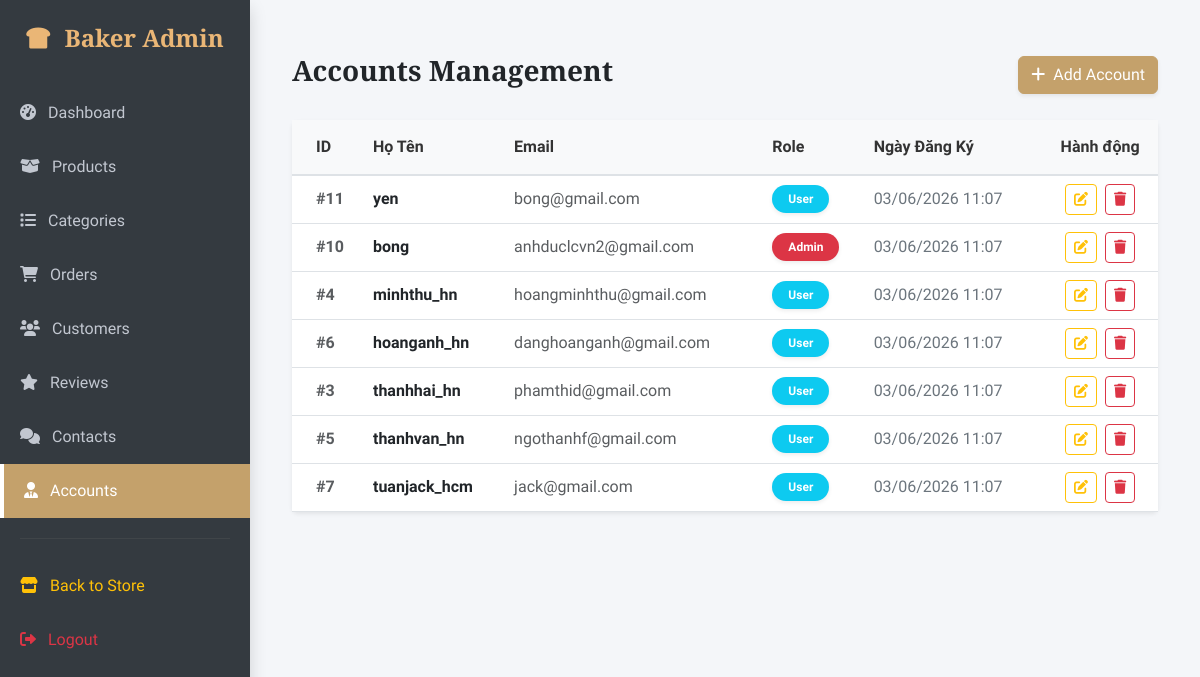
/admin/index.php?page=accounts (signed in), run on an earlier commit of the app's database.
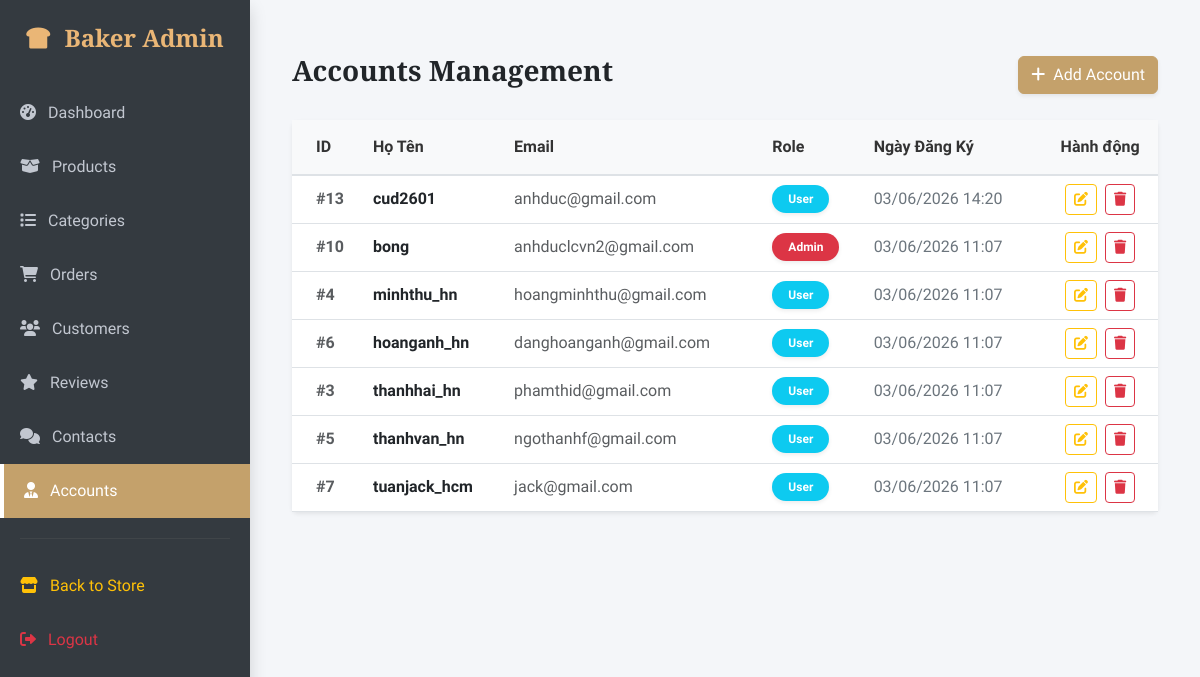
And on a later commit of the database.
### tables this page shows
CREATE TABLE `accounts` (
  `username` varchar(50) NOT NULL,
  `password` varchar(255) NOT NULL,
  `customer_id` int(11) DEFAULT NULL,
  `role` enum('Admin','User') DEFAULT 'User',
  `created_at` timestamp NOT NULL DEFAULT current_timestamp()
);

CREATE TABLE `customers` (
  `customer_id` int(11) NOT NULL,
  `full_name` varchar(100) NOT NULL,
  `address` text DEFAULT NULL,
  `phone_number` varchar(15) DEFAULT NULL,
  `email` varchar(100) DEFAULT NULL
);

### app/controllers/AdminAccountController.php (called while the page is built, shortened)
<?php
class AdminAccountController {
    private $db;
    public function __construct($db) { $this->db = $db; }
public function index() {
    $sql = "SELECT a.*, c.email
            FROM accounts a
            LEFT JOIN customers c ON a.customer_id = c.customer_id
            ORDER BY a.created_at DESC";
    $accounts_data = mysqli_query($this->db, $sql);
    require_once 'views/accounts.php';
}
}

### admin/views/accounts.php (the view)
<div class="container-fluid py-4">
    <div class="d-flex justify-content-between align-items-center mb-4">
        <h3 class="fw-bold text-dark">Accounts Management</h3>
        <a href="index.php?page=add_account" class="btn btn-primary shadow-sm"><i class="fas fa-plus me-2"></i>Add Account</a>
    </div>
    <div class="card border-0 shadow-sm">
        <div class="card-body p-0">
            <div class="table-responsive">
                <table class="table table-hover align-middle mb-0">
                    <thead class="table-light">
                        <tr>
                            <th class="ps-4 py-3">ID</th>
                            <th class="py-3">Họ Tên</th>
                            <th class="py-3">Email</th>
                            <th class="py-3">Role</th>
                            <th class="py-3">Ngày Đăng Ký</th>
                            <th class="py-3 text-center">Hành động</th> </tr>
                    </thead>
                    <tbody>
                        <?php while ($row = mysqli_fetch_assoc($accounts_data)):
                            $role_color = ['Admin' => 'bg-danger', 'staff' => 'bg-warning text-dark', 'User' => 'bg-info text-white'];
                            $badge_class = $role_color[$row['role']] ?? 'bg-secondary';
                        ?>
                        <tr>
                            <td class="ps-4 text-muted fw-bold">#<?php echo $row['customer_id']; ?></td>
                            <td class="fw-bold text-dark"><?php echo htmlspecialchars($row['username']); ?></td>
                            <td class="text-muted"><?php echo $row['email'] ?? '<em class="small text-danger">Chưa cập nhật</em>'; ?></td>
                            <td>
                                <span class="badge <?php echo $badge_class; ?> px-3 py-2 rounded-pill shadow-sm">
                                    <?php echo ucfirst($row['role']); ?>
                                </span>
                            </td>
                            <td class="text-secondary"><?php echo date('d/m/Y H:i', strtotime($row['created_at'])); ?></td>
                            <td class="text-center">
                                <a href="index.php?page=edit_account&id=<?php echo $row['customer_id']; ?>" class="btn btn-sm btn-outline-warning me-1"><i class="fas fa-edit"></i></a>
                                <a href="index.php?page=accounts&action=delete&id=<?php echo $row['customer_id']; ?>" class="btn btn-sm btn-outline-danger" onclick="return confirm('Bạn chắc chắn muốn xóa tài khoản này?');"><i class="fas fa-trash"></i></a>
                            </td>
                        </tr>
                        <?php endwhile; ?>
                    </tbody>
                </table>
            </div>
        </div>
    </div>
</div>

### admin/index.php (shortened to what this page needs)
<?php
$db = Database::getInstance();
$page = isset($_GET['page']) ? $_GET['page'] : 'dashboard';
?>
<!DOCTYPE html>
<html lang="en">
<head>
    <link href="https://cdn.jsdelivr.net/npm/bootstrap@5.3.0/dist/css/bootstrap.min.css" rel="stylesheet">
    <link href="https://cdnjs.cloudflare.com/ajax/libs/font-awesome/6.0.0/css/all.min.css" rel="stylesheet">
</head>
<body>
    <div class="sidebar shadow">
        <div class="brand"><i class="fas fa-bread-slice me-2"></i> Baker Admin</div>
        <a href="index.php?page=dashboard" class="<?php echo ($page == 'dashboard') ? 'active' : ''; ?>"><i class="fas fa-tachometer-alt me-2"></i> Dashboard</a>
        <a href="index.php?page=products" class="<?php echo ($page == 'products' || $page == 'product_detail' || $page == 'edit_product' || $page == 'add_product') ? 'active' : ''; ?>"><i class="fas fa-box-open me-2"></i> Products</a>
        <a href="index.php?page=categories" class="<?php echo ($page == 'categories') ? 'active' : ''; ?>"><i class="fas fa-list me-2"></i> Categories</a>
        <a href="index.php?page=orders" class="<?php echo ($page == 'orders' || $page == 'order_detail') ? 'active' : ''; ?>"><i class="fas fa-shopping-cart me-2"></i> Orders</a>
        <a href="index.php?page=customers" class="<?php echo ($page == 'customers') ? 'active' : ''; ?>"><i class="fas fa-users me-2"></i> Customers</a>
        <a href="index.php?page=reviews" class="<?php echo ($page == 'reviews' || $page == 'review_detail') ? 'active' : ''; ?>"><i class="fas fa-star me-2"></i> Reviews</a>
        <a href="index.php?page=contacts" class="<?php echo ($page == 'contacts') ? 'active' : ''; ?>"><i class="fas fa-comments me-2"></i> Contacts</a>
        <a href="index.php?page=accounts" class="<?php echo ($page == 'accounts') ? 'active' : ''; ?>"><i class="fas fa-user-tie me-2"></i> Accounts</a>
        <hr style="border-color: #666; margin: 20px;">
        <a href="../index.php" class="text-warning"><i class="fas fa-store me-2"></i> Back to Store</a>
        <a href="../index.php?page=logout" class="text-danger"><i class="fas fa-sign-out-alt me-2"></i> Logout</a>
    </div>
    <div class="main-content">
      <?php if ($page == 'dashboard'): ?>
            <?php
            require_once '../app/controllers/AdminDashboardController.php';
            $adminDashboardController = new AdminDashboardController($db);
            $adminDashboardController->index();
            ?>
<?php elseif ($page == 'accounts'): ?>
    <?php
    require_once '../app/controllers/AdminAccountController.php';
    $adminAccountController = new AdminAccountController($db);
    $adminAccountController->index();
    ?>
        <?php endif; ?>
    </div>
</body>
</html>

### admin/index.php (style rules this page uses)
body { font-family: 'Segoe UI', Tahoma, Geneva, Verdana, sans-serif; background-color: #f4f6f9; }
.sidebar { height: 100vh; background-color: #343a40; padding-top: 20px; color: white; position: fixed; width: 250px; z-index: 1000; }
.sidebar a { color: #c2c7d0; text-decoration: none; padding: 15px 20px; display: block; font-weight: 500; transition: 0.3s; }
.sidebar a:hover, .sidebar a.active { background-color: #c4a16b; color: white; border-left: 4px solid #fff; }
.sidebar .brand { font-size: 1.5rem; font-weight: bold; text-align: center; margin-bottom: 30px; color: #eab676; font-family: 'Playfair Display', serif; }
.main-content { margin-left: 250px; padding: 30px; }
.main-content h1, .main-content h2, .main-content h3, .main-content .display-6 { font-family: 'Playfair Display', serif !important; font-weight: 700 !important; color: #212529 !important; }
.main-content table thead, .main-content table thead tr, .main-content table thead th { background-color: #f8f9fa !important; color: #333333 !important; font-weight: 600 !important; border-bottom: 2px solid #dee2e6 !important; text-transform: none !important; padding-top: 15px !important; padding-bottom: 15px !important; }
.btn-primary, .bg-primary, .btn-primary:active { background-color: #c4a16b !important; border-color: #c4a16b !important; color: #fff !important; }

What changed in the data, as far as the page shows it:
removed accounts: customer "11", username "yen", customer.email "bong@gmail.com", role "User", created_at "03/06/2026 11:07"
added accounts: customer "13", username "cud2601", customer.email "anhduc@gmail.com", role "User", created_at "03/06/2026 14:20"
